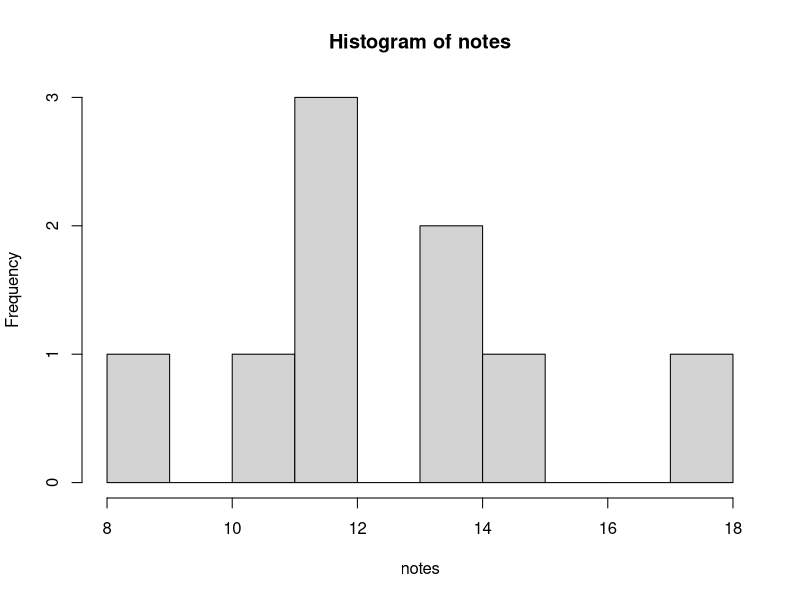

Write R code to recreate this figure.
## ---- chunk 1
notes <- c(12, 15, 9, 14, 18, 11, 12, 12, 14)
moyenne <- mean(notes)
hist(notes, breaks = seq(8, 18))
